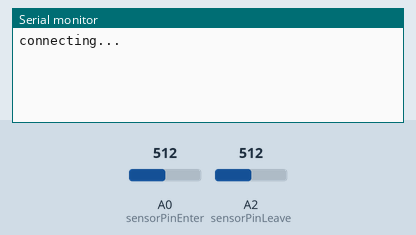
This sketch was run on a simulated Arduino Uno, built with avr-gcc and run on an emulated ATmega328P. On the bench: the last lines printed to the serial monitor. Inputs (shaded band) come from the test bench; at power-on: A2 (sensorPinLeave) = 512, A0 (sensorPinEnter) = 512. WiFi joins after 1.5 s; servers stay silent unless stated; uploads are accepted with an empty reply.

Above: at 3.7 s.
3.8 s: A2 (sensorPinLeave) set to 900
At 5.1 s:
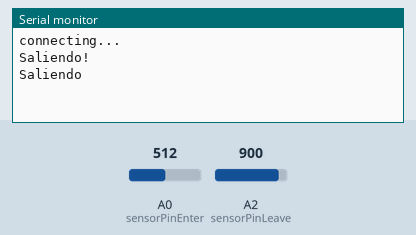
5.5 s: A2 (sensorPinLeave) set to 716
At 6.3 s:
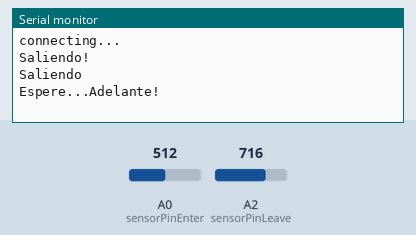
7.0 s: A0 (sensorPinEnter) set to 1023
At 7.6 s:
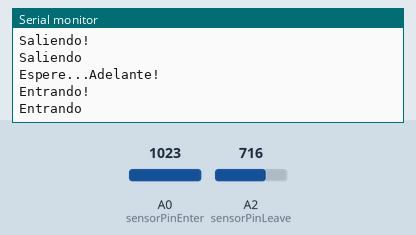

Measured:
- after the input at 3.8 s, the serial monitor: prints a new line at once (image 1)
- after the input at 5.5 s, the serial monitor: prints a new line at once (image 2)
- after the input at 7.0 s, the serial monitor: prints a new line at once (image 3)

The sketch:

PeopleCounterArdu.ino
```cpp
 /*
  Web client

 This sketch connects to a website http://herokuapp.com
 to make a HTTP request using an Arduino Wiznet Ethernet shield.

 Circuit:
 * Ethernet shield attached to pins A0,A2

 created 14/08/2015
 by Oliver Alderete

 */

#include <SPI.h>
#include <Ethernet.h>

// Enter a MAC address for your controller below.
// Newer Ethernet shields have a MAC address printed on a sticker on the shield
byte mac[] = { 0xDE, 0xAD, 0xBE, 0xEF, 0xFE, 0xED };
// if you don't want to use DNS (and reduce your sketch size)
// use the numeric IP instead of the name for the server:
//IPAddress server(74,125,232,128);  // numeric IP for Google (no DNS)
char server[] = "herokuapp.com";    // name address for Google (using DNS)

// Set the static IP address to use if the DHCP fails to assign
IPAddress ip(192, 168, 0, 5);

// Initialize the Ethernet client library
// with the IP address and port of the server
// that you want to connect to (port 80 is default for HTTP):
EthernetClient client;

const int sensorPinEnter = A0; //Select de input pin for the enter sensor
const int sensorPinLeave = A2; //Select de imput pin for the leave sensor

const int LeaveEnable = 800; // <<<<<<< Adjust the Sensor
const int EnterEnable = 980; // <<<<<<< Adjust the Sensor

int sensorValueEnter = 0;        // value read from the pot
int sensorValueLeave = 0;

int passing = 0;     //store the sensor State

void espera(){
      Serial.print("Espere");
      delay(50);
      Serial.print(".");
      delay(50);
      Serial.print(".");
      delay(50);
      Serial.print(".");
      delay(100);
}
void visit(){
  client.connect(server, 80);
  Serial.println("Entrando\n");
  // Make a HTTP request:
  client.println("GET http://flextronicschallenge.herokuapp.com/counts/door/1.json?enter=1 HTTP/1.0");
  client.println("Connection: close");
  client.println();
  client.stop();
}

void unvisit(){
  client.connect(server, 80);
  Serial.println("Saliendo\n");
  // Make a HTTP request: DOOR ID = 1
  client.println("GET http://flextronicschallenge.herokuapp.com/counts/door/1.json?leave=1 HTTP/1.0");
  // to change the door that will be updated please change de above number  |
  client.println("Connection: close");
  client.println();
  client.stop();
}

void setup() {
  // Open serial communications and wait for port to open:
  Serial.begin(9600);
  pinMode(sensorPinEnter, INPUT);
  pinMode(sensorPinLeave, INPUT);

  // start the Ethernet connection:
  if (Ethernet.begin(mac) == 0) {
    Serial.println("Failed to configure Ethernet using DHCP");
    // no point in carrying on, so do nothing forevermore:
    // try to congifure using IP address instead of DHCP:
    Ethernet.begin(mac, ip);
  }
  // give the Ethernet shield a second to initialize:
  delay(1000);
  Serial.println("connecting...");
}

void loop(){
  if (!client.connected()) {
    sensorValueEnter = analogRead(sensorPinEnter);
    sensorValueLeave = analogRead(sensorPinLeave);
//    Serial.print("sensor = " );
//    Serial.print(sensorValueEnter);
//    Serial.print("\t 2: = ");
//    Serial.println(sensorValueLeave);

    if ( sensorValueLeave > LeaveEnable && passing == 0){
      passing = 1;
      //Serial.print(sensorValueLeave);
      Serial.println("Saliendo!");
      unvisit();
    }

    if ( sensorValueEnter > EnterEnable && passing == 0){
      passing = 1;
      //Serial.print(sensorValueEnter);
      Serial.println("Entrando!");
      visit();
    }
    if (sensorValueEnter < EnterEnable && sensorValueLeave < LeaveEnable && passing == 1){
      espera();
      passing = 0;
      Serial.println("Adelante!");
    }
  }
}
```
